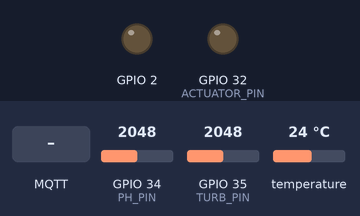
Recording of a sketch running on a simulated ESP32. Shown: output pins drawn as LEDs (lit = HIGH). The inputs (shaded band) are chosen by the test bench; at power-on: GPIO 34 (PH_PIN) = 2048, GPIO 35 (TURB_PIN) = 2048, temperature 24 °C. WiFi joins after 1.5 s; servers stay silent unless stated; random numbers use the default seed unless the sketch sets one; no MQTT or app messages arrive unless stated; what the sketch prints to the serial monitor is not drawn.

Above: at 0.0 s.
At 2.7 s:
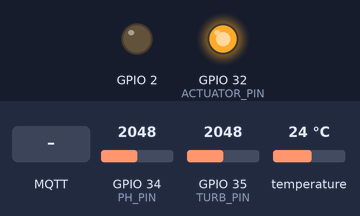
2.8 s: MQTT message "1" arrives on the second subscribed topic
At 3.8 s:
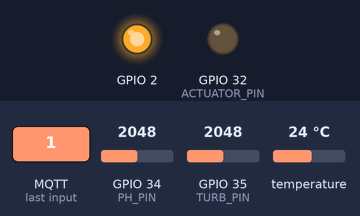
4.3 s: MQTT message "1" arrives on the first subscribed topic
5.8 s: MQTT message "on" arrives on the first subscribed topic
Timing chart, 0 to 8.8 s (numbered marks = the images above; inputs shaded):
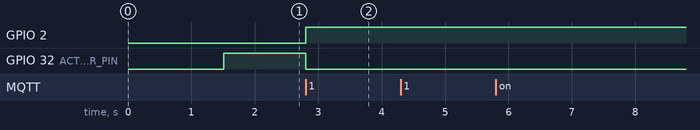

The sketch:

code_esp32.ino
```cpp
/*
 Basic ESP8266 MQTT example
 This sketch demonstrates the capabilities of the pubsub library in combination
 with the ESP8266 board/library.
 It connects to an MQTT server then:
	- publishes "hello world" to the topic "outTopic" every two seconds
	- subscribes to the topic "inTopic", printing out any messages
		it receives. NB - it assumes the received payloads are strings not binary
	- If the first character of the topic "inTopic" is an 1, switch ON the ESP Led,
		else switch it off
 It will reconnect to the server if the connection is lost using a blocking
 reconnect function. See the 'mqtt_reconnect_nonblocking' example for how to
 achieve the same result without blocking the main loop.
 To install the ESP8266 board, (using Arduino 1.6.4+):
	- Add the following 3rd party board manager under "File -> Preferences -> Additional Boards Manager URLs":
			 http://arduino.esp8266.com/stable/package_esp8266com_index.json
	- Open the "Tools -> Board -> Board Manager" and click install for the ESP8266"
	- Select your ESP8266 in "Tools -> Board"
*/

#include <WiFi.h>	// ESP32
//#include <ESP8266WiFi.h>
#include <PubSubClient.h>

// ds18b20
#include <OneWire.h>
#include <DallasTemperature.h>
int TEMP_PIN = 4;	// pin D4 - GPIO4 - ADC2_0
OneWire wiring(TEMP_PIN);
DallasTemperature ds18b20(&wiring);

// pH4502c
int PH_PIN = 34;	// pin D34 - GPIO34 - ADC1_6

// turbidity sensor
int TURB_PIN = 35;	// pin D35 - GPIO35 - ADC1_7

// actuator
int ACTUATOR_PIN = 32;	// pin D32 - GPIO32 - ADC1_4

// Update these with values suitable for your network.
const char* ssid = "Wi-Fe";
const char* password = "gorill4a";
const char* mqtt_server = "test.mosquitto.org";

WiFiClient espClient;
PubSubClient client(espClient);
unsigned long lastMsg = 0;
#define MSG_BUFFER_SIZE	(50)
char msg[MSG_BUFFER_SIZE];


int samples = 500;
float adc_resolution = 4095.0;
float volt_ref = 4.20;

// Function temperature
float read_temperature() {
	ds18b20.setResolution(9);
	ds18b20.requestTemperatures();
	float dataSuhu = ds18b20.getTempCByIndex(0);

	return dataSuhu;
}
// (END) Function temperature


// Function pH
float read_pH() {
	int measuring = 0;

	for(int i=0;i<samples;i++){
		measuring += analogRead(PH_PIN);	// pin PH_PIN in void setup()
	}

	float voltage = volt_ref/adc_resolution*measuring/samples;
	float pH = 8.55 + ((2.5 - voltage)/0.18);

	return pH;
}
// (END) Function pH


// Function turbidity
float round_to_dp( float in_value, int decimal_place ) {
	float multiplier = powf( 10.0f, decimal_place );
	in_value = roundf( in_value * multiplier ) / multiplier;
	return in_value;
}

float read_turbidity() {
	float volt = 0;
	float ntu = 0;

	for(int i=0; i<samples; i++) {
		volt += ((float)analogRead(TURB_PIN)/adc_resolution)*volt_ref;
	}
	volt = volt/samples;
	volt = round_to_dp(volt,2);
	if(volt < 2.5) {
		ntu = 3000;
	}
	else {
		ntu = -1120.4 * volt*volt + 5742.3 * volt - 4352.9;
	}

	return ntu;
}
// (END) Function turbidity

// Function MQTT
void setup_wifi() {
	delay(10);
	// We start by connecting to a WiFi network
	Serial.println();
	Serial.print("Connecting to ");
	Serial.println(ssid);

	WiFi.mode(WIFI_STA);
	WiFi.begin(ssid, password);

	while (WiFi.status() != WL_CONNECTED) {
		delay(500);
		Serial.print(".");
	}

	randomSeed(micros());

	Serial.println("");
	Serial.println("WiFi connected");
	Serial.println("IP address: ");
	Serial.println(WiFi.localIP());
}

void callback(char* topic, byte* payload, unsigned int length) {
	Serial.print("Message arrived [");
	Serial.print(topic);
	Serial.print("] ");
	for (int i = 0; i < length; i++) {
		Serial.print((char)payload[i]);
	}

	// Check if I should turn on/off the actuator
	if (String(topic) == String("ourSensorIn")) {
		// if value is out of limit range, turn on actuator
		if ((char)payload[0] == '1') {
			digitalWrite(ACTUATOR_PIN, LOW);
			digitalWrite(BUILTIN_LED, HIGH);
			Serial.println(" >> Turn on actuator");
		}
		// if value is in limit range, turn off actuator
		else if ((char)payload[0] == '0') {
			digitalWrite(ACTUATOR_PIN, HIGH);
			digitalWrite(BUILTIN_LED, LOW);
			Serial.println(" >> Turn off actuator");
		}
	}
	else {
		Serial.println();
	}
	sleep(0.5);
}

void reconnect() {
	// Loop until we're reconnected
	while (!client.connected()) {
		Serial.print("Attempting MQTT connection...");
		// Create a random client ID
		String clientId = "ESP32Client-";
		clientId += String(random(0xffff), HEX);
		// Attempt to connect
		if (client.connect(clientId.c_str())) {
			Serial.println("connected");
			// Once connected, publish an announcement...
			client.publish("ourSensorOut", "Hello World !!!");
			// ... and resubscribe
			client.subscribe("ourSensorOut"); //only for checking that the message has been received
			client.subscribe("ourSensorIn");
		} else {
			Serial.print("failed, rc=");
			Serial.print(client.state());
			Serial.println(" try again in 5 seconds");
			// Wait 5 seconds before retrying
			delay(5000);
		}
	}
}
// Function MQTT


void setup() {
	pinMode(BUILTIN_LED, OUTPUT);     // Initialize the BUILTIN_LED pin as an output
	Serial.begin(115200);
	setup_wifi();
	client.setServer(mqtt_server, 1883);
	client.setCallback(callback);

	pinMode(PH_PIN, INPUT);
	pinMode(TURB_PIN, INPUT);
	pinMode(ACTUATOR_PIN, OUTPUT);
	digitalWrite(ACTUATOR_PIN, HIGH); // actuator turned off

}

void loop() {
	// MQTT
	if (!client.connected()) {
		reconnect();
	}
	client.loop();

	unsigned long now = millis();
	if (now - lastMsg > 2000) {
		lastMsg = now;

	float temperature = read_temperature();
	float pH = read_pH();
	float turbidity = read_turbidity();

	String message = String(temperature) + "," + String(pH) + "," + String(turbidity);
		client.publish("ourSensorOut", message.c_str());
	}
	// (END) MQTT
}
```

Measured:
- after the input at 2.8 s, GPIO 2: LOW → HIGH at once; GPIO 32 (ACTUATOR_PIN): HIGH → LOW at once
- after the input at 4.3 s, every drawn part: stays the same
- after the input at 5.8 s, every drawn part: stays the same
